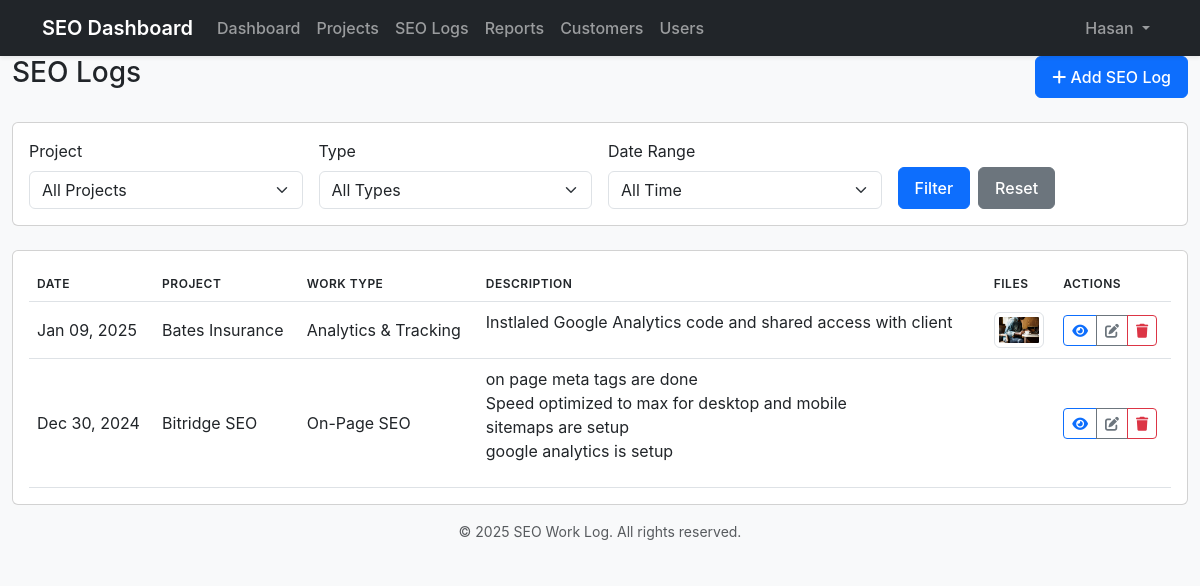
Page /seo-logs/ (signed in) on the committed database.
### core/models.py (models this page shows, shortened)
class CustomUser(AbstractUser):
    ROLE_CHOICES = [
        ('admin', 'Administrator'),
        ('provider', 'Provider'),
        ('customer', 'Customer'),
    ]
    role = models.CharField(max_length=10, choices=ROLE_CHOICES, default='customer')

class SEOLog(models.Model):
    WORK_TYPE_CHOICES = [
        ('on_page', 'On-Page SEO'),
        ('off_page', 'Off-Page SEO'),
        ('technical', 'Technical SEO'),
        ('content', 'Content Optimization'),
        ('analytics', 'Analytics & Tracking'),
        ('other', 'Other'),
    ]
    project = models.ForeignKey(Project, on_delete=models.CASCADE)
    date = models.DateField()
    created_by = models.ForeignKey(CustomUser, on_delete=models.CASCADE, related_name='created_logs')
    work_type = models.CharField(max_length=20, choices=WORK_TYPE_CHOICES, default='other')
    description = models.TextField(default='', blank=True)
    providers = models.ManyToManyField(CustomUser, related_name='assigned_logs', blank=True)
    created_at = models.DateTimeField(auto_now_add=True, null=True)
    updated_at = models.DateTimeField(auto_now=True, null=True)
    class Meta:
        ordering = ['-date']
        verbose_name = 'SEO Log'
        verbose_name_plural = 'SEO Logs'

class Project(models.Model):
    customer = models.ForeignKey(Customer, on_delete=models.CASCADE)
    name = models.CharField(max_length=255)
    description = models.TextField()
    start_date = models.DateField()
    end_date = models.DateField(null=True, blank=True)
    is_active = models.BooleanField(default=True)
    created_at = models.DateTimeField(auto_now_add=True)
    updated_at = models.DateTimeField(auto_now=True)
    providers = models.ManyToManyField(CustomUser, related_name='assigned_projects', blank=True, limit_choices_to={'role': 'provider'})

class SEOLogFile(models.Model):
    WORK_TYPE_CHOICES = [
        ('on_page', 'On-Page'),
        ('off_page', 'Off-Page'),
    ]
    seo_log = models.ForeignKey(SEOLog, on_delete=models.CASCADE, related_name='files')
    file = models.FileField(upload_to='')  # Store in main media folder
    work_type = models.CharField(max_length=10, choices=WORK_TYPE_CHOICES)
    file_name = models.CharField(max_length=255)
    file_type = models.CharField(max_length=100)
    file_size = models.IntegerField()  # Size in bytes
    uploaded_at = models.DateTimeField(auto_now_add=True)
    class Meta:
        ordering = ['-uploaded_at']
        verbose_name = 'SEO Log File'
        verbose_name_plural = 'SEO Log Files'

### core/views.py (the view)
# urls.py: path('seo-logs/', views.seo_log_list, name='seo_logs'),
@login_required
@role_required(['admin', 'provider'])
def seo_log_list(request):
    if request.user.role == 'provider':
        logs = SEOLog.objects.filter(created_by=request.user)
        projects = Project.objects.filter(seolog__created_by=request.user).distinct()
    else:
        logs = SEOLog.objects.all()
        projects = Project.objects.all()
    search = request.GET.get('search')
    if search:
        logs = logs.filter(description__icontains=search)
    project_id = request.GET.get('project')
    if project_id:
        logs = logs.filter(project_id=project_id)
    log_type = request.GET.get('type')
    if log_type:
        logs = logs.filter(work_type=log_type)
    date_range = request.GET.get('date')
    if date_range == 'today':
        logs = logs.filter(date=timezone.now().date())
    elif date_range == 'week':
        week_ago = timezone.now().date() - timezone.timedelta(days=7)
        logs = logs.filter(date__gte=week_ago)
    elif date_range == 'month':
        month_ago = timezone.now().date() - timezone.timedelta(days=30)
        logs = logs.filter(date__gte=month_ago)
    logs = logs.order_by('-date')
    return render(request, 'core/seo_log_list.html', {
        'title': 'SEO Logs',
        'logs': logs,
        'projects': projects,
        'log_types': SEOLog.WORK_TYPE_CHOICES,
    })

### core/views.py (called while the page is built)
def role_required(roles):
    def decorator(view_func):
        @wraps(view_func)
        def _wrapped_view(request, *args, **kwargs):
            if request.user.role not in roles:
                messages.error(request, "You don't have permission to access this page.")
                return redirect('dashboard')
            return view_func(request, *args, **kwargs)
        return _wrapped_view
    return decorator

### core/templates/core/seo_log_list.html (shortened to what this page needs)
{% extends 'core/base.html' %}
{% load static %}
{% block content %}
<div class="container-fluid">
    <div class="row mb-4">
        <div class="col-12">
            <div class="d-flex justify-content-between align-items-center">
                <h1 class="h3">{{ title }}</h1>
                {% if user.role in 'admin,provider' %}
                <a href="{% url 'seo_log_add' %}" class="btn btn-primary">
                    <i class="fas fa-plus"></i> Add SEO Log
                </a>
                {% endif %}
            </div>
        </div>
    </div>
    <div class="row mb-4">
        <div class="col-12">
            <div class="card">
                <div class="card-body">
                    <form method="get" class="row g-3">
                        <div class="col-md-3">
                            <label class="form-label">Project</label>
                            <select name="project" class="form-select">
                                <option value="">All Projects</option>
                            </select>
                        </div>
                        <div class="col-md-3">
                            <label class="form-label">Type</label>
                            <select name="type" class="form-select">
                                <option value="">All Types</option>
                            </select>
                        </div>
                        <div class="col-md-3">
                            <label class="form-label">Date Range</label>
                            <select name="date" class="form-select">
                                <option value="">All Time</option>
                            </select>
                        </div>
                        <div class="col-md-3 d-flex align-items-end">
                            <button type="submit" class="btn btn-primary me-2">Filter</button>
                            <a href="{% url 'seo_logs' %}" class="btn btn-secondary">Reset</a>
                        </div>
                    </form>
                </div>
            </div>
        </div>
    </div>
    <div class="row">
        <div class="col-12">
            <div class="card">
                <div class="card-body">
                    {% if logs %}
                    <div class="table-responsive">
                        <table class="table table-hover">
                            <thead>
                                <tr>
                                    <th>Date</th>
                                    <th>Project</th>
                                    <th>Work Type</th>
                                    <th>Description</th>
                                    <th>Files</th>
                                    <th>Actions</th>
                                </tr>
                            </thead>
                            <tbody>
                                {% for log in logs %}
                                <tr>
                                    <td>{{ log.date|date:"M d, Y" }}</td>
                                    <td>{{ log.project.name }}</td>
                                    <td>{{ log.get_work_type_display }}</td>
                                    <td>{{ log.description|linebreaks }}</td>
                                    <td>
                                        {% if log.files.exists %}
                                        <div class="d-flex flex-wrap gap-2">
                                            {% for file in log.files.all %}
                                            <div class="position-relative">
                                                {% if file.file_type == 'image' %}
                                                    <a href="{{ file.file.url }}" target="_blank">
                                                        <img src="{{ file.file.url }}" alt="{{ file.file_name }}"
                                                             class="img-thumbnail" style="max-width: 50px; max-height: 50px;">
                                                    </a>
                                                {% else %}
                                                    <a href="{{ file.file.url }}" class="btn btn-sm btn-outline-secondary" target="_blank">
                                                        <i class="{{ file.file_icon }}"></i>
                                                        {{ file.file_name|truncatechars:20 }}
                                                    </a>
                                                {% endif %}
                                            </div>
                                            {% endfor %}
                                        </div>
                                        {% endif %}
                                    </td>
                                    <td>
                                        <div class="btn-group">
                                            <a href="{% url 'seo_log_detail' pk=log.pk %}" class="btn btn-sm btn-outline-primary">
                                                <i class="fas fa-eye"></i>
                                            </a>
                                            {% if user.role == 'admin' or user == log.created_by %}
                                            <a href="{% url 'seo_log_edit' pk=log.pk %}" class="btn btn-sm btn-outline-secondary">
                                                <i class="fas fa-edit"></i>
                                            </a>
                                            {% endif %}
                                            {% if user.role == 'admin' %}
                                            <button type="button" class="btn btn-sm btn-outline-danger delete-log"
                                                    data-log-id="{{ log.pk }}" data-bs-toggle="modal" data-bs-target="#deleteModal">
                                                <i class="fas fa-trash"></i>
                                            </button>
                                            {% endif %}
                                        </div>
                                    </td>
                                </tr>
                                {% endfor %}
                            </tbody>
                        </table>
                    </div>
                    {% else %}
                    <p class="text-center text-muted my-5">No SEO logs found.</p>
                    {% endif %}
                </div>
            </div>
        </div>
    </div>
</div>
{% endblock %}

### core/templates/core/base.html (shortened to what this page needs)
{% load static %}
<!DOCTYPE html>
<html lang="en">
<head>
    <link href="https://cdn.jsdelivr.net/npm/bootstrap@5.3.0/dist/css/bootstrap.min.css" rel="stylesheet">
    <link href="https://cdnjs.cloudflare.com/ajax/libs/font-awesome/6.0.0/css/all.min.css" rel="stylesheet">
    <link href="{% static 'css/style.css' %}" rel="stylesheet">
</head>
<body>
    <nav class="navbar navbar-expand-lg navbar-dark bg-dark">
        <div class="container">
            <a class="navbar-brand" href="{% url 'dashboard' %}">SEO Dashboard</a>
            <div class="collapse navbar-collapse" id="navbarNav">
                {% if user.is_authenticated %}
                    <ul class="navbar-nav me-auto">
                        <li class="nav-item">
                            <a class="nav-link" href="{% url 'dashboard' %}">Dashboard</a>
                        </li>
                        <li class="nav-item">
                            <a class="nav-link" href="{% url 'projects' %}">Projects</a>
                        </li>
                        <li class="nav-item">
                            <a class="nav-link" href="{% url 'seo_logs' %}">SEO Logs</a>
                        </li>
                        <li class="nav-item">
                            <a class="nav-link" href="{% url 'report_list' %}">Reports</a>
                        </li>
                        {% if user.role == 'admin' %}
                        <li class="nav-item">
                            <a class="nav-link" href="{% url 'customers' %}">Customers</a>
                        </li>
                        <li class="nav-item">
                            <a class="nav-link" href="{% url 'user_list' %}">Users</a>
                        </li>
                        {% endif %}
                    </ul>
                    <ul class="navbar-nav ms-auto">
                        <li class="nav-item dropdown">
                            <a class="nav-link dropdown-toggle" href="#" role="button" data-bs-toggle="dropdown">
                                {{ user.username }}
                            </a>
                        </li>
                    </ul>
                {% endif %}
            </div>
        </div>
    </nav>
    <main>
        {% block content %}{% endblock %}
    </main>
    <footer class="footer mt-auto py-3 bg-light">
        <div class="container text-center">
            <span class="text-muted">© {% now "Y" %} SEO Work Log. All rights reserved.</span>
        </div>
    </footer>
</body>
</html>

### core/static/css/style.css (style rules this page uses)
body { background-color: #f8f9fa; font-family: 'Inter', -apple-system, BlinkMacSystemFont, "Segoe UI", Roboto, "Helvetica Neue", Arial, sans-serif; }
.navbar { box-shadow: 0 0.125rem 0.25rem rgba(0, 0, 0, 0.075); }
.navbar-brand { font-weight: 600; }
.nav-link { font-weight: 500; }
.card { transition: transform 0.2s ease-in-out; }
.table { margin-bottom: 0; }
.table th { font-weight: 600; text-transform: uppercase; font-size: 0.75rem; letter-spacing: 0.5px; }
.table td { vertical-align: middle; }
.btn { font-weight: 500; padding: 0.5rem 1rem; }
.btn-sm { padding: 0.25rem 0.5rem; }
.footer { font-size: 0.875rem; }
.nav-link, .btn { transition: all 0.2s ease-in-out; }
.nav-item .nav-link { position: relative; }

### rows in the picture
CustomUser: username "Hasan"
SEOLog: date "Jan 09, 2025", project.name "Bates Insurance", work_type "Analytics & Tracking", description "Instlaled Google Analytics code and shared access with client"
SEOLogFile: file (picture)
SEOLog: date "Dec 30, 2024", project.name "Bitridge SEO", work_type "On-Page SEO", description "on page meta tags are done Speed optimized to max for desktop and mobile sitemaps are setup google analytics is setup"

### other values in the picture
{{ title }} "SEO Logs"
